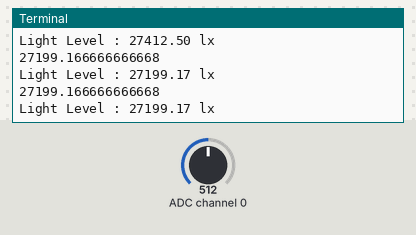
A program run on a simulated Raspberry Pi (BCM pin numbers). On the bench: the last lines printed to the terminal. Inputs (shaded band) come from the test bench; at power-on: ADC channel 0 = 512 (analog values on the 0–1023 scale).

Above: at 1.2 s.
1.3 s: ADC channel 0 set to 716
At 1.9 s:
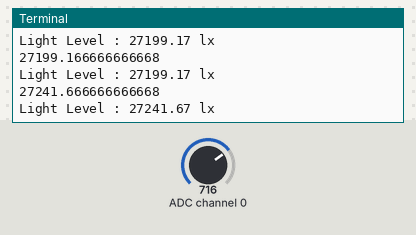
2.8 s: ADC channel 0 set to 900
At 3.4 s:
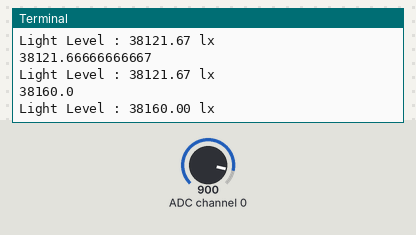
Timing chart, 0 to 5.8 s (numbered marks = the images above; inputs shaded):
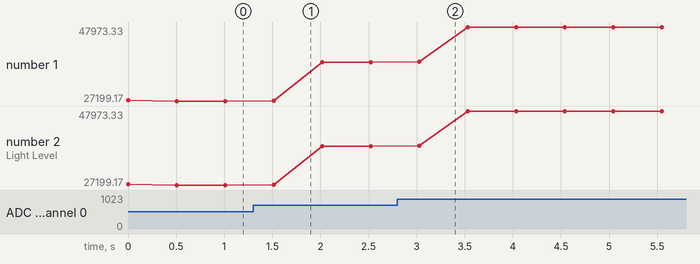

The program:

bh1750.py
```python
#!/usr/bin/env python
# -*- coding: utf-8 -*-
"""
@author:keke
@file: bh1750.py
@time: 2023/5/2 14:26
@version：Python 3.11.2
@title:
"""
import smbus
import time
# https://www.raspberrypi-spy.co.uk/2015/03/bh1750fvi-i2c-digital-light-intensity-sensor/
# Define some constants from the datasheet

DEVICE = 0x48  # Default device I2C address

POWER_DOWN = 0x00  # No active state
POWER_ON = 0x01  # Power on
RESET = 0x07  # Reset data register value

# Start measurement at 4lx resolution. Time typically 16ms.
CONTINUOUS_LOW_RES_MODE = 0x13
# Start measurement at 1lx resolution. Time typically 120ms
CONTINUOUS_HIGH_RES_MODE_1 = 0x10
# Start measurement at 0.5lx resolution. Time typically 120ms
CONTINUOUS_HIGH_RES_MODE_2 = 0x11
# Start measurement at 1lx resolution. Time typically 120ms
# Device is automatically set to Power Down after measurement.
ONE_TIME_HIGH_RES_MODE_1 = 0x20
# Start measurement at 0.5lx resolution. Time typically 120ms
# Device is automatically set to Power Down after measurement.
ONE_TIME_HIGH_RES_MODE_2 = 0x21
# Start measurement at 1lx resolution. Time typically 120ms
# Device is automatically set to Power Down after measurement.
ONE_TIME_LOW_RES_MODE = 0x23

# bus = smbus.SMBus(0) # Rev 1 Pi uses 0
bus = smbus.SMBus(1)  # Rev 2 Pi uses 1


def convertToNumber(data):
    # Simple function to convert 2 bytes of data
    # into a decimal number. Optional parameter 'decimals'
    # will round to specified number of decimal places.
    result = (data[1] + (256 * data[0])) / 1.2
    return result


def readLight(addr=DEVICE):
    # Read data from I2C interface
    data = bus.read_i2c_block_data(addr, ONE_TIME_HIGH_RES_MODE_1)
    return convertToNumber(data)


def main():
    while True:
        lightLevel = readLight()
        print(lightLevel)
        print("Light Level : " + format(lightLevel, '.2f') + " lx")
        time.sleep(0.5)


if __name__ == "__main__":
    main()
```

Measured:
- after the input at 1.3 s, the terminal: prints a new line after 0.22 s (image 1)
- after the input at 2.8 s, the terminal: prints a new line after 0.23 s (image 2)
- plotted number 1: 27199.17 → 38121.67 after the input at 1.3 s, 38121.67 → 47973.33 after the input at 2.8 s
- plotted number 2: 27199.17 → 38121.67 after the input at 1.3 s, 38121.67 → 47973.33 after the input at 2.8 s
